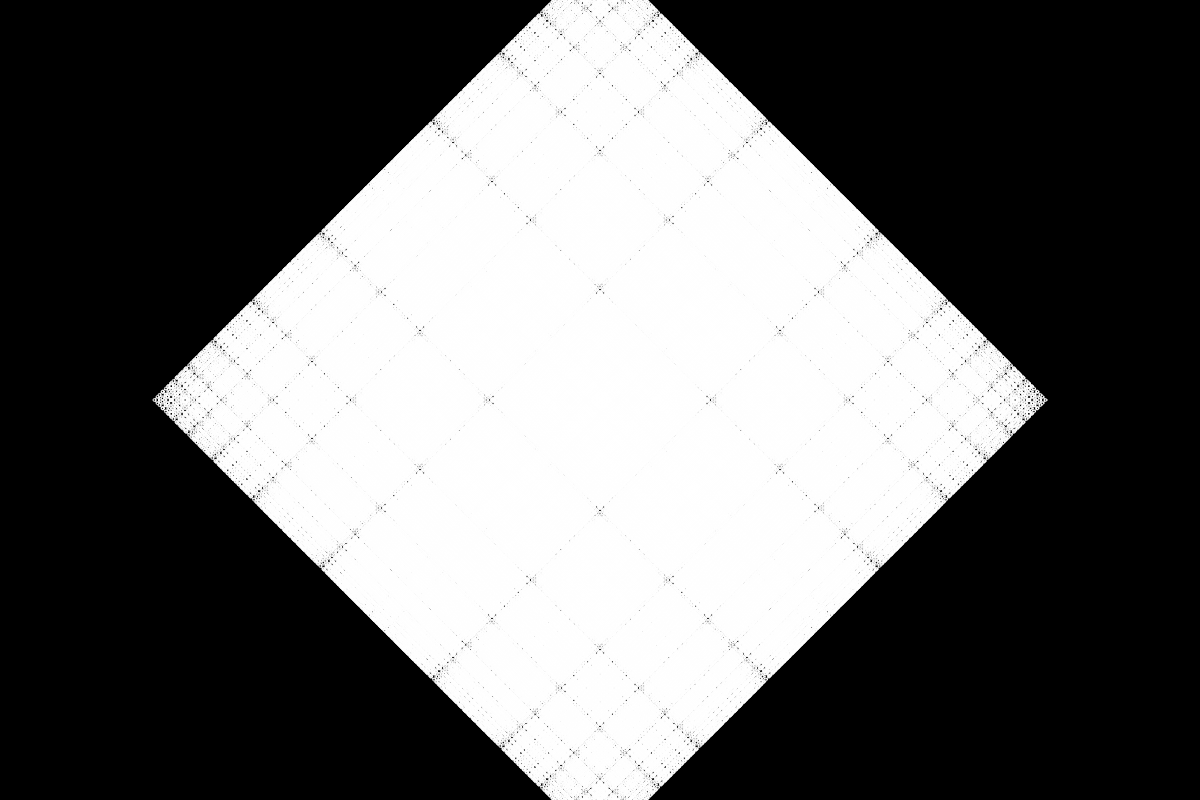
Frame 1 (no input)
Frame 2 (the mouse pressed at the canvas centre, redrawn once): identical to frame 1, image omitted

The p5.js sketch that drew this single still picture (run headless with seeded random() and noise() and a simulated clock; the mouse was pressed at the canvas centre and the sketch redrawn once):

// p5.js sketch
// ── sketch.js
let x,y,d
function setup() {
  createCanvas(1200,800);

}
function draw() {
  background(0);
  noFill();
  stroke(255);
  drawEllipse(width/2,height/2,300);
  noLoop();
}
function drawEllipse(x,y,d) {
    ellipse(x,y,d)
    if (d > 5) {
      let nd = d*0.6
      drawEllipse(x+nd,y,nd);
      drawEllipse(x-nd,y,nd);
      drawEllipse(x,y+nd,nd);
      drawEllipse(x,y-nd,nd);
    }
}
